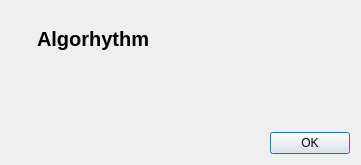
<?xml version="1.0" encoding="UTF-8"?>
<ui version="4.0">
 <class>About</class>
 <widget class="QDialog" name="About">
  <property name="geometry">
   <rect>
    <x>0</x>
    <y>0</y>
    <width>361</width>
    <height>165</height>
   </rect>
  </property>
  <property name="windowTitle">
   <string>Settings</string>
  </property>
  <layout class="QHBoxLayout" name="horizontalLayout">
   <item>
    <layout class="QGridLayout" name="gridLayout">
     <item row="0" column="2">
      <layout class="QVBoxLayout" name="verticalLayout">
       <item>
        <widget class="QLabel" name="label">
         <property name="font">
          <font>
           <pointsize>15</pointsize>
           <weight>75</weight>
           <bold>true</bold>
          </font>
         </property>
         <property name="text">
          <string>Algorhythm</string>
         </property>
        </widget>
       </item>
       <item>
        <widget class="QLabel" name="label_2">
         <property name="text">
          <string/>
         </property>
        </widget>
       </item>
       <item>
        <layout class="QHBoxLayout" name="horizontalLayout_2">
         <item>
          <spacer name="horizontalSpacer">
           <property name="orientation">
            <enum>Qt::Horizontal</enum>
           </property>
           <property name="sizeHint" stdset="0">
            <size>
             <width>40</width>
             <height>20</height>
            </size>
           </property>
          </spacer>
         </item>
         <item>
          <widget class="QPushButton" name="btnClose">
           <property name="sizePolicy">
            <sizepolicy hsizetype="Minimum" vsizetype="Fixed">
             <horstretch>0</horstretch>
             <verstretch>0</verstretch>
            </sizepolicy>
           </property>
           <property name="maximumSize">
            <size>
             <width>100</width>
             <height>16777215</height>
            </size>
           </property>
           <property name="text">
            <string>OK</string>
           </property>
           <property name="checkable">
            <bool>false</bool>
           </property>
          </widget>
         </item>
        </layout>
       </item>
      </layout>
     </item>
     <item row="0" column="1">
      <layout class="QVBoxLayout" name="verticalLayout_2">
       <item>
        <widget class="QLabel" name="lblIcon">
         <property name="text">
          <string/>
         </property>
        </widget>
       </item>
       <item>
        <spacer name="verticalSpacer">
         <property name="orientation">
          <enum>Qt::Vertical</enum>
         </property>
         <property name="sizeHint" stdset="0">
          <size>
           <width>20</width>
           <height>40</height>
          </size>
         </property>
        </spacer>
       </item>
      </layout>
     </item>
    </layout>
   </item>
  </layout>
 </widget>
 <resources/>
 <connections/>
</ui>
